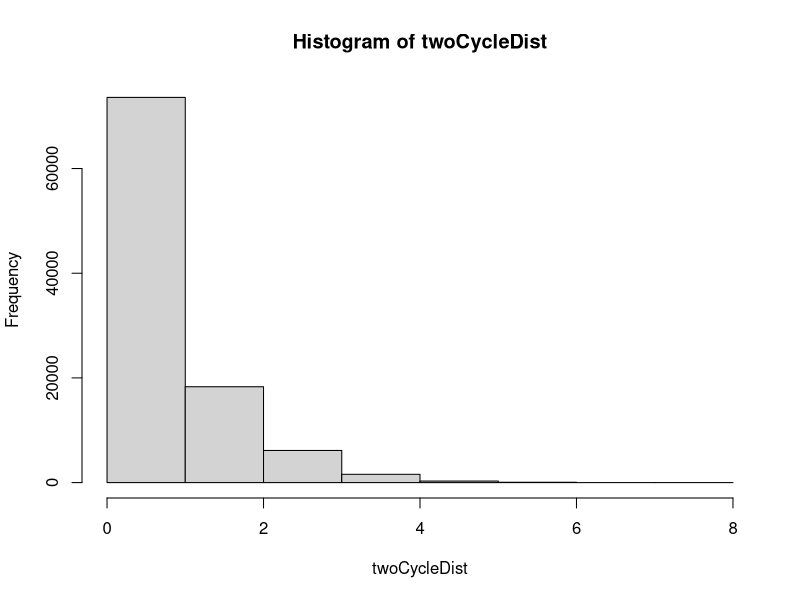

This chart was generated by the following R code:
## ---- chunk 1
set.seed(5)
set <- c(2,1,4,3,6,5,8,7,10,9)
ind <- 1:11
print(ind);print(set);

cycle <- 2
setCopy <- set

for (i in 1:length(set)) {
         set[i] <- setCopy[(i + length(setCopy) - cycle)%%length(setCopy) + 1]
          #print((i + 10 - cycle)%%10 + 1)
}

print(ind); print(set)


## count number of 2-cycles
twoCycles <- function(set){
     setCopy <- set
     for (i in 1:length(set)) {
         set[i] <- setCopy[(i + length(setCopy) - cycle)%%length(setCopy) + 1]
        }
     return(set)
}

twoCycleDist <- replicate(100000, sum((twoCycles(sample(1:10)) - 1:length(sample(1:10))) == FALSE))

hist(twoCycleDist, breaks = 7)


